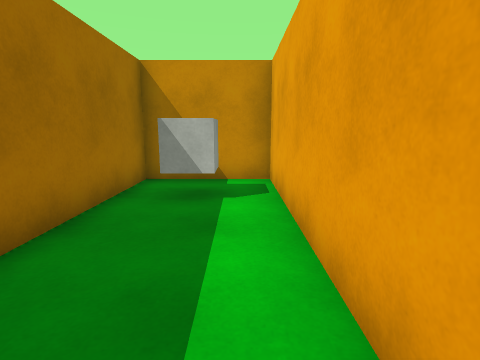
view 1 (above)

19 first-person views from a walk through a 3-D level made in the Unity game engine. The camera is 1.3 m above the floor, tilts 10° down and sees 80° across. The floor is counted in squares, 1 m on a side. Each view is taken from the middle of a square. On the plan, view 1 faces up. The plan holds only what a view shows up to about 13 squares ahead; the rest is blank. Surface patterns are stand-ins for the level's own textures.

view 2
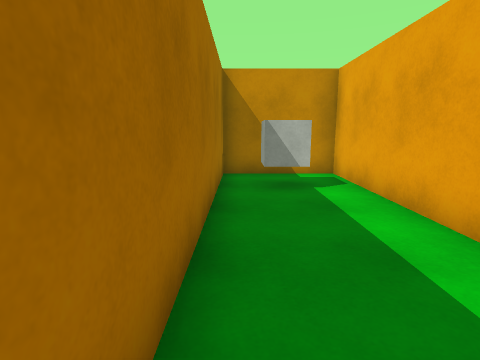

view 3
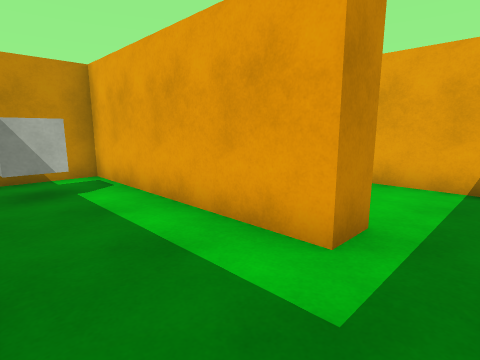

view 4
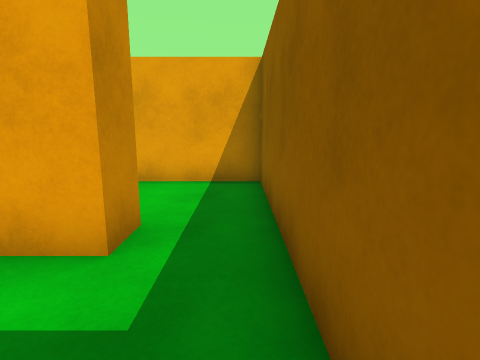

view 5
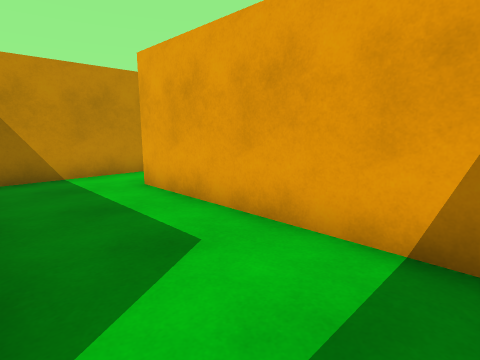

view 6
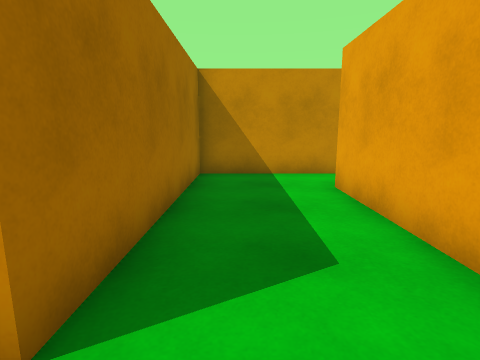

view 7
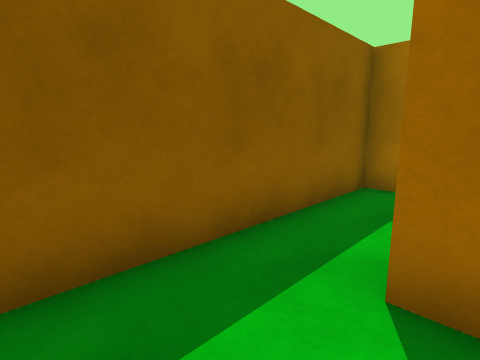

view 8
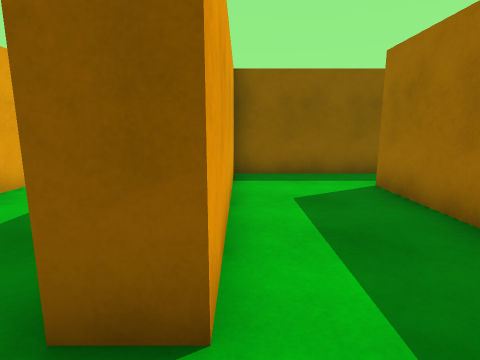

view 9
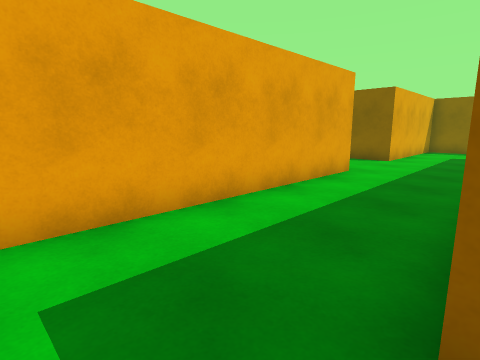

view 10
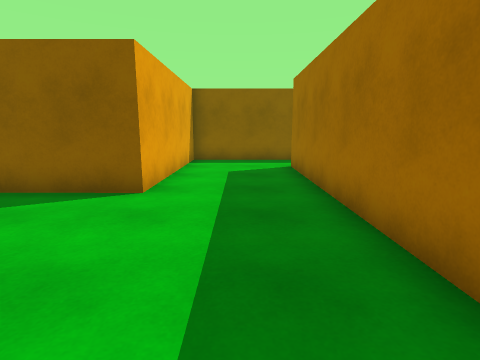

view 11
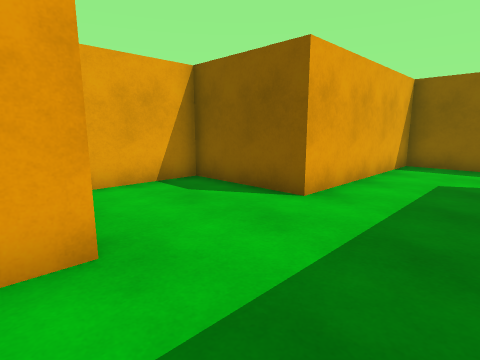

view 12
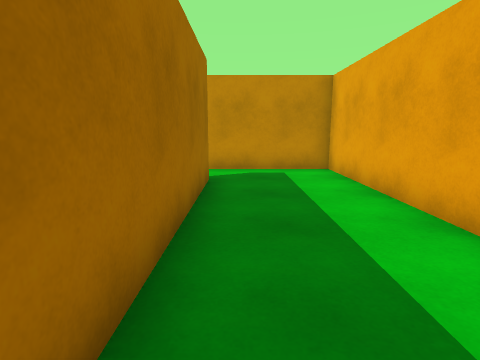

view 13
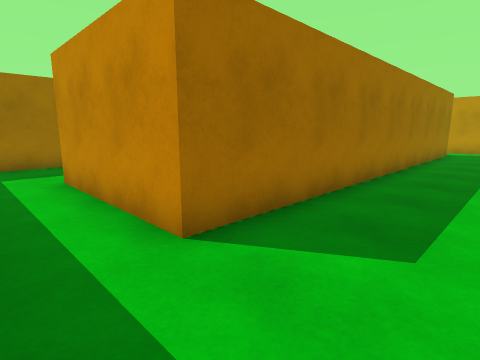

view 14
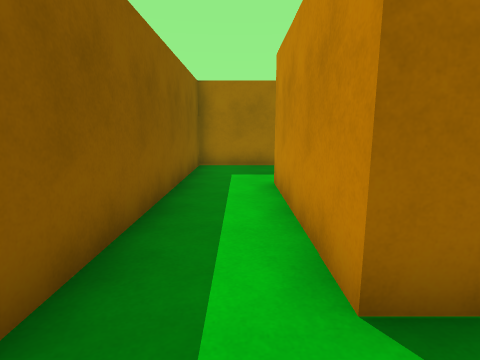

view 15
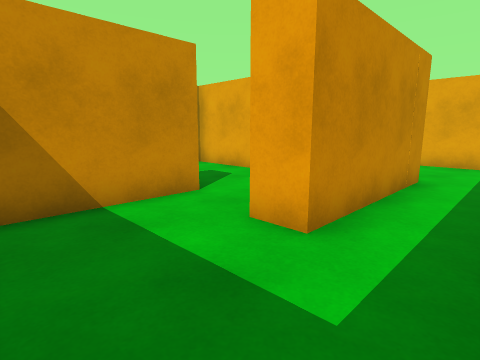

view 16
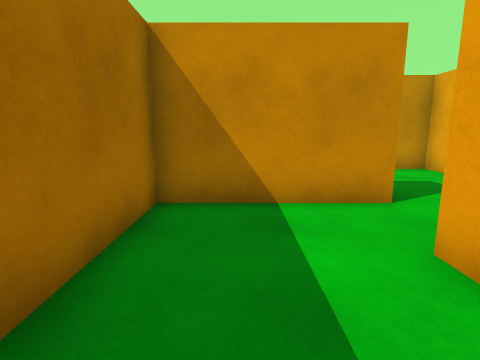

view 17
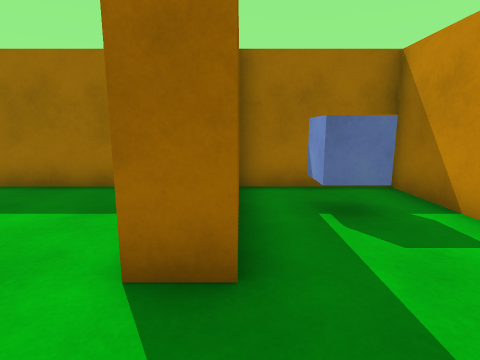

view 18
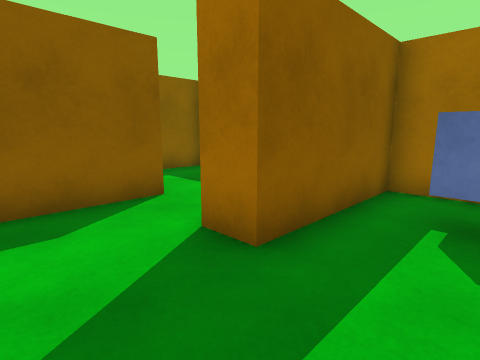

view 19
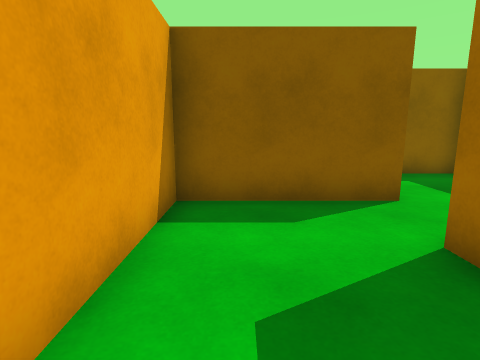

### Floor plan
Ten units are one square. View 1 is at (0, 0); x grows to the right and y downward. Boxes are objects, and circles mark ways between rooms. Rooms are numbered by the first view taken in them; rooms with no view inside come last. Other rooms are left out.
<svg viewBox="-30 -80 171 210">
<path fill="none" stroke="#000" d="M8 -4 8 -75 -25 -75 -25 15 5 15M5 15 52 15 52 -55M45 -75 18 -75 18 -4 8 -4M100 20 100 -75 45 -75M18 70 -25 70 -25 125 100 125 100 58 136 58 136 30M52 -55 62 -55 62 102 10 102 10 92 25 92M18 60 18 70M25 92 52 92 52 55M0 25 -25 25 -25 60 18 60M52 55 52 25 41 25"/>
<rect x="-15" y="-65" width="10" height="20" fill="#bbb"><title>cube</title></rect>
<rect x="-15" y="35" width="20" height="10" fill="#bbb"><title>blue cube</title></rect>
<circle cx="15" cy="5" r="3" fill="#2a7"/>
<circle cx="55" cy="-65" r="3" fill="#2a7"/>
<circle cx="15" cy="80" r="3" fill="#2a7"/>
<circle cx="35" cy="65" r="3" fill="#2a7"/>
<text x="-10" y="-30">1</text>
<text x="30" y="-20">2</text>
<text x="70" y="50">3</text>
<text x="30" y="70">4</text>
<text x="10" y="40">5</text>
</svg>
Room 1 opens to room 2. Room 2 opens to room 3. Room 3 opens to room 4. Room 4 opens to room 5.

Where each view was taken, in squares from view 1:
view 1: 0 up, 0 right, facing up
view 2: 1 down, 2 left, facing up
view 3: 1 down, 2 left, facing up-right
view 4: 1 down, 2 left, facing right
view 5: 1 down, 2 right, facing up-right
view 6: 1 down, 3 right, facing up
view 7: 1 up, 4 right, facing down-left
view 8: 7 up, 5 right, facing down
view 9: 7 up, 6 right, facing down-right
view 10: 0 up, 8 right, facing down
view 11: 1 down, 7 right, facing down-right
view 12: 2 down, 7 right, facing up
view 13: 12 down, 9 right, facing up-left
view 14: 11 down, 8 right, facing left
view 15: 12 down, 2 left, facing up-right
view 16: 12 down, 1 left, facing up
view 17: 6 down, 4 right, facing left
view 18: 4 down, 4 right, facing down-left
view 19: 4 down, 4 right, facing down
